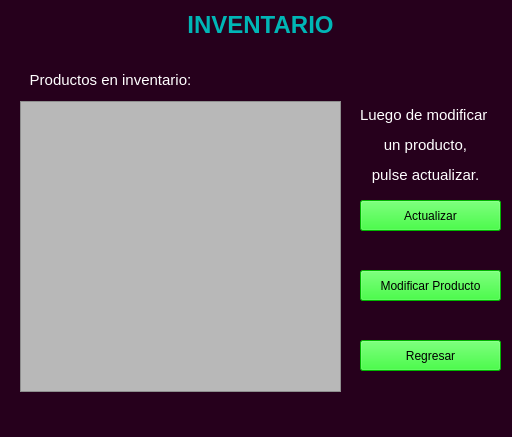
<?xml version="1.0" encoding="UTF-8"?>
<ui version="4.0">
 <class>inventario</class>
 <widget class="QMainWindow" name="inventario">
  <property name="geometry">
   <rect>
    <x>0</x>
    <y>0</y>
    <width>512</width>
    <height>437</height>
   </rect>
  </property>
  <property name="windowTitle">
   <string>MainWindow</string>
  </property>
  <property name="styleSheet">
   <string notr="true">background-color: rgb(38, 0, 28);</string>
  </property>
  <widget class="QWidget" name="centralwidget">
   <widget class="QLabel" name="inv_label_titulo">
    <property name="geometry">
     <rect>
      <x>40</x>
      <y>0</y>
      <width>441</width>
      <height>51</height>
     </rect>
    </property>
    <property name="styleSheet">
     <string notr="true"/>
    </property>
    <property name="text">
     <string>&lt;html&gt;&lt;head/&gt;&lt;body&gt;&lt;p align=&quot;center&quot;&gt;&lt;span style=&quot; font-size:18pt; font-weight:600; color:#00b6b6;&quot;&gt;INVENTARIO&lt;/span&gt;&lt;/p&gt;&lt;/body&gt;&lt;/html&gt;</string>
    </property>
   </widget>
   <widget class="QLabel" name="inv_label_lista_inventario">
    <property name="geometry">
     <rect>
      <x>20</x>
      <y>70</y>
      <width>181</width>
      <height>21</height>
     </rect>
    </property>
    <property name="styleSheet">
     <string notr="true">color: rgb(255, 255, 255);</string>
    </property>
    <property name="text">
     <string>&lt;html&gt;&lt;head/&gt;&lt;body&gt;&lt;p align=&quot;center&quot;&gt;&lt;span style=&quot; font-size:11pt; color:#ffffff;&quot;&gt;Productos en inventario:&lt;/span&gt;&lt;/p&gt;&lt;/body&gt;&lt;/html&gt;</string>
    </property>
   </widget>
   <widget class="QPushButton" name="inv_button_regresar">
    <property name="geometry">
     <rect>
      <x>360</x>
      <y>340</y>
      <width>141</width>
      <height>31</height>
     </rect>
    </property>
    <property name="styleSheet">
     <string notr="true">background-color: rgb(0, 255, 0);</string>
    </property>
    <property name="text">
     <string>Regresar</string>
    </property>
   </widget>
   <widget class="QPushButton" name="inv_button_editProducto">
    <property name="geometry">
     <rect>
      <x>360</x>
      <y>270</y>
      <width>141</width>
      <height>31</height>
     </rect>
    </property>
    <property name="styleSheet">
     <string notr="true">background-color: rgb(0, 255, 0);</string>
    </property>
    <property name="text">
     <string>Modificar Producto</string>
    </property>
   </widget>
   <widget class="QTableWidget" name="inv_tableWidget_inventario">
    <property name="geometry">
     <rect>
      <x>20</x>
      <y>101</y>
      <width>321</width>
      <height>291</height>
     </rect>
    </property>
    <property name="styleSheet">
     <string notr="true">background-color: rgb(184, 184, 184);</string>
    </property>
   </widget>
   <widget class="QPushButton" name="inv_button_actualizar">
    <property name="geometry">
     <rect>
      <x>360</x>
      <y>200</y>
      <width>141</width>
      <height>31</height>
     </rect>
    </property>
    <property name="styleSheet">
     <string notr="true">background-color: rgb(0, 255, 0);</string>
    </property>
    <property name="text">
     <string>Actualizar</string>
    </property>
   </widget>
   <widget class="QLabel" name="inv_label_lista_actualizar">
    <property name="geometry">
     <rect>
      <x>360</x>
      <y>100</y>
      <width>131</width>
      <height>91</height>
     </rect>
    </property>
    <property name="styleSheet">
     <string notr="true">color: rgb(255, 255, 255);</string>
    </property>
    <property name="text">
     <string>&lt;html&gt;&lt;head/&gt;&lt;body&gt;&lt;p align=&quot;center&quot;&gt;&lt;span style=&quot; font-size:11pt; color:#ffffff;&quot;&gt;Luego de modificar &lt;/span&gt;&lt;/p&gt;&lt;p align=&quot;center&quot;&gt;&lt;span style=&quot; font-size:11pt; color:#ffffff;&quot;&gt;un producto,&lt;/span&gt;&lt;/p&gt;&lt;p align=&quot;center&quot;&gt;&lt;span style=&quot; font-size:11pt; color:#ffffff;&quot;&gt;pulse actualizar.&lt;/span&gt;&lt;/p&gt;&lt;/body&gt;&lt;/html&gt;</string>
    </property>
   </widget>
  </widget>
  <widget class="QMenuBar" name="menubar">
   <property name="geometry">
    <rect>
     <x>0</x>
     <y>0</y>
     <width>512</width>
     <height>21</height>
    </rect>
   </property>
  </widget>
  <widget class="QStatusBar" name="statusbar"/>
 </widget>
 <resources/>
 <connections/>
</ui>
